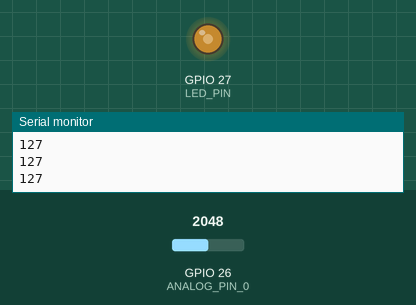
The sketch below on a simulated ESP32. Shown: output pins drawn as LEDs (lit = HIGH), the last lines printed to the serial monitor. Inputs (shaded band) come from the test bench; at power-on: GPIO 26 (ANALOG_PIN_0) = 2048.

Above: at 2.2 s.
2.3 s: GPIO 26 (ANALOG_PIN_0) set to 2866
At 3.5 s:
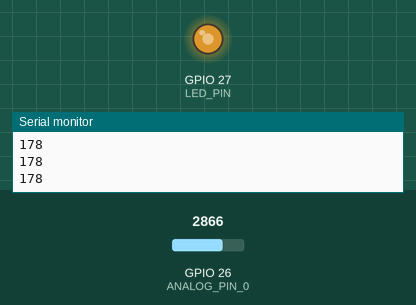
4.0 s: GPIO 26 (ANALOG_PIN_0) set to 3603
At 4.6 s:
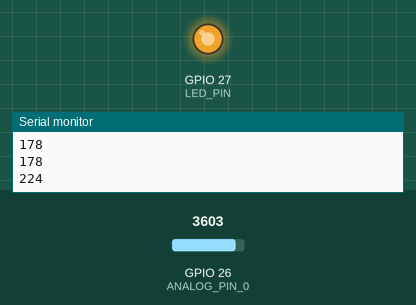
5.5 s: GPIO 26 (ANALOG_PIN_0) set to 491
At 5.8 s:
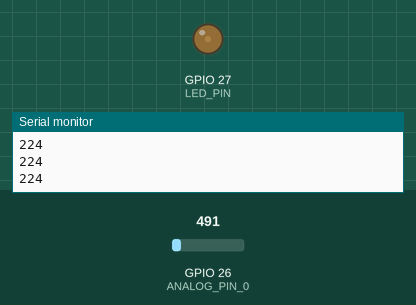
7.0 s: GPIO 26 (ANALOG_PIN_0) set to 2047
At 8.2 s:
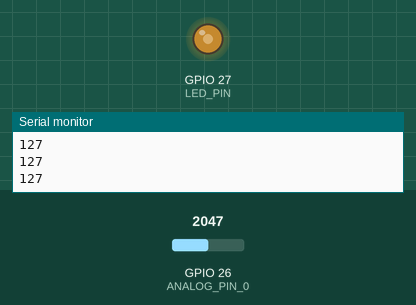
Timing chart, 0 to 9.5 s (numbered marks = the images above; inputs shaded):
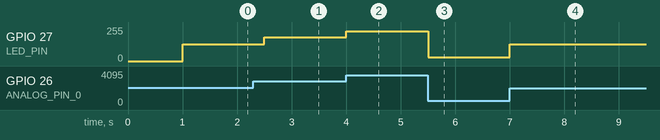

Measured:
- after the input at 2.3 s, GPIO 27 (LED_PIN): 127/255 → 177/255 after 0.20 s
- after the input at 4.0 s, GPIO 27 (LED_PIN): 177/255 → 223/255 at once
- after the input at 5.5 s, GPIO 27 (LED_PIN): 223/255 → 30/255 at once
- after the input at 7.0 s, GPIO 27 (LED_PIN): 30/255 → 127/255 at once

The sketch:

dutycycle-PWM-LED-ver2.ino
```cpp
//Analog Input
#define ANALOG_PIN_0 26
int analog_value = 0;

//PMW LED
#define LED_PIN 27
int freq = 5000;
int ledChannel = 0;
int resolution = 8;
int dutyCycle = 0;

void setup()
{
  Serial.begin(115200);
  delay(1000); // give me time to bring up serial monitor
  Serial.println("ESP32 Analog IN Test");

  ledcSetup(ledChannel, freq, resolution);
  ledcAttachPin(LED_PIN, ledChannel);
  ledcWrite(ledChannel, dutyCycle);
}

void loop()
{
  analog_value = analogRead(ANALOG_PIN_0);
  Serial.println(dutyCycle);
  dutyCycle = map(analog_value, 0, 4095, 0, 255);
  ledcWrite(ledChannel, dutyCycle);
  delay(300);
}
```
